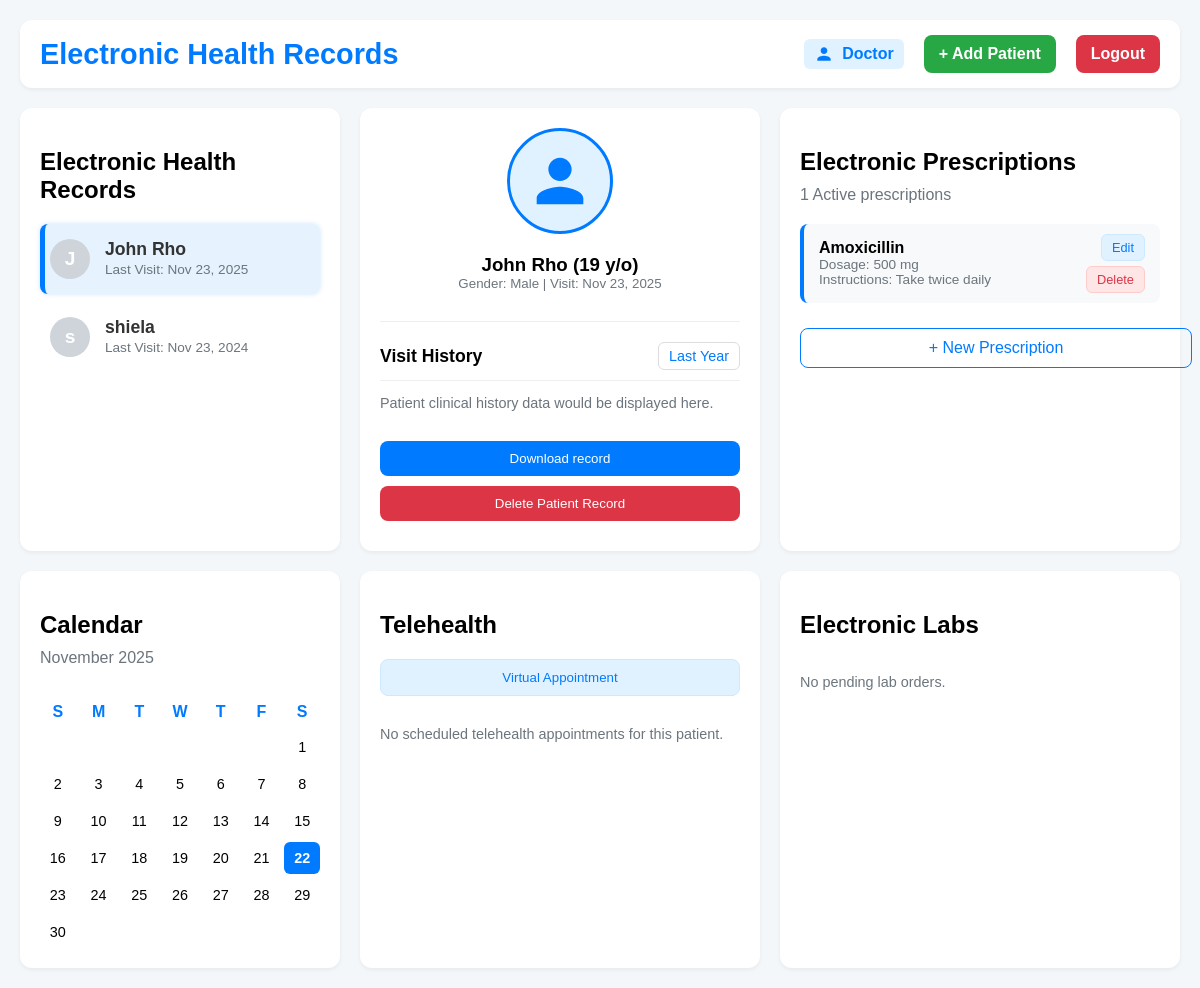
The page /patient/1 (signed in) on the database its author committed.
### app.py (models this page shows, shortened)
class User(UserMixin, db.Model):
    id = db.Column(db.Integer, primary_key=True)
    username = db.Column(db.String(100), unique=True, nullable=False)
    password_hash = db.Column(db.String(128))
    role = db.Column(db.String(20), default='doctor')
    avatar_base64 = db.Column(db.Text, default='')

class Patient(db.Model):
    id = db.Column(db.Integer, primary_key=True)
    name = db.Column(db.String(100), nullable=False)
    age = db.Column(db.Integer)
    gender = db.Column(db.String(10))
    visit_date = db.Column(db.Date, default=datetime.utcnow)
    user_id = db.Column(db.Integer, db.ForeignKey('user.id'), nullable=True)
    user = db.relationship('User', backref='patient', uselist=False)
    prescriptions = db.relationship('Prescription', backref='patient', lazy=True, cascade="all, delete-orphan")
    appointments = db.relationship('TelehealthAppointment', backref='patient', lazy=True, cascade="all, delete-orphan")
    lab_orders = db.relationship('LabOrder', backref='patient', lazy=True, cascade="all, delete-orphan")

class Prescription(db.Model):
    id = db.Column(db.Integer, primary_key=True)
    patient_id = db.Column(db.Integer, db.ForeignKey('patient.id'), nullable=False)
    medication = db.Column(db.String(150), nullable=False)
    dosage = db.Column(db.String(50))
    instructions = db.Column(db.Text)

### app.py (the view)
@app.route('/patient/<int:patient_id>')
@login_required
def dashboard(patient_id):
    if current_user.role != 'doctor':
        flash('Access denied', 'error')
        return redirect(url_for('index'))
    patients = Patient.query.order_by(Patient.visit_date.desc()).all()
    selected_patient = Patient.query.get_or_404(patient_id)
    prescriptions = selected_patient.prescriptions
    appointments = selected_patient.appointments
    lab_orders = selected_patient.lab_orders
    all_pending_labs = LabOrder.query.filter_by(status='Needs Submission').all()
    today = datetime.now()
    cal_data = {
        'month_name': today.strftime('%B %Y'),
        'days': get_calendar_data(today.year, today.month)
    }
    return render_template('dashboard_view.html',
                           patients=patients,
                           selected_patient=selected_patient,
                           prescriptions=prescriptions,
                           appointments=appointments,
                           lab_orders=lab_orders,
                           all_pending_labs=all_pending_labs,
                           calendar_data=cal_data)

### app.py (called while the page is built)
@login_manager.user_loader
def load_user(user_id):
    return User.query.get(int(user_id))

def get_calendar_data(year, month):
    cal = calendar.Calendar(firstweekday=6)
    month_data = cal.monthdays2calendar(year, month)
    current_date = datetime.now().date()
    calendar_days = []
    for week in month_data:
        for day_num, weekday in week:
            if day_num == 0:
                calendar_days.append({'day': '', 'class': 'empty', 'is_today': False})
            else:
                date_obj = datetime(year, month, day_num).date()
                is_today = date_obj == current_date
                calendar_days.append({'day': day_num, 'class': '', 'is_today': is_today})
    return calendar_days

### templates/dashboard_view.html (shortened to what this page needs)
<!DOCTYPE html>
<html lang="en">
<head>
    <link rel="stylesheet" href="{{ url_for('static', filename='styles.css') }}">
</head>
<body>
    <div class="container">
        <div class="header">
            <div class="logo">Electronic Health Records</div>
            <div class="user-actions">
                <div class="user-role-display">
                    <svg xmlns="http://www.w3.org/2000/svg" viewBox="0 0 24 24" fill="#007bff">
                        <path d="M12 12c2.21 0 4-1.79 4-4s-1.79-4-4-4-4 1.79-4 4 1.79 4 4 4zm0 2c-2.67 0-8 1.34-8 4v2h16v-2c0-2.66-5.33-4-8-4z"/>
                    </svg>
                    <span>{{ current_user.role|capitalize }}</span>
                </div>
                <a href="{{ url_for('add_patient') }}" class="btn-header" style="margin-left: 10px;">
                    + Add Patient
                </a>
                <a href="{{ url_for('logout') }}" class="btn-header" style="background-color: #dc3545; margin-left: 10px;">
                    Logout
                </a>
            </div>
        </div>
        <div class="card patients-list">
            <h2>Electronic Health Records</h2>
            {% for patient in patients %}
            <a href="{{ url_for('dashboard', patient_id=patient.id) }}" style="text-decoration: none; color: inherit;">
                <div class="patient-item {% if selected_patient and patient.id == selected_patient.id %}active{% endif %}">
                    <div class="patient-avatar">{{ patient.name[0] }}</div>
                    <div class="patient-info">
                        <strong>{{ patient.name }}</strong>
                        <small>Last Visit: {{ patient.visit_date.strftime('%b %d, %Y') }}</small>
                    </div>
                </div>
            </a>
            {% endfor %}
        </div>
        <div class="card patient-details">
            {% if selected_patient %}
                <div style="text-align: center;">
                    <div class="detail-photo" title="{{ selected_patient.name }}"></div>
                    <h3 style="margin-bottom: 0;">{{ selected_patient.name }} ({{ selected_patient.age }} y/o)</h3>
                    <small style="color: #6c757d;">Gender: {{ selected_patient.gender }} | Visit: {{ selected_patient.visit_date.strftime('%b %d, %Y') }}</small>
                </div>
                <div class="detail-info" style="margin-top: 10px;">
                    <div style="display: flex; justify-content: space-between; align-items: center; margin-bottom: 10px; border-bottom: 1px solid #f0f0f0; padding-bottom: 10px;">
                        <strong style="font-size: 1.1rem;">Visit History</strong>
                        <div style="font-size: 0.9rem; color: #007bff; border: 1px solid #ddd; padding: 5px 10px; border-radius: 6px;">Last Year</div>
                    </div>
                    <p style="color: #6c757d; font-size: 0.9rem;">Patient clinical history data would be displayed here.</p>
                    <button class="btn-primary" style="margin-top: 30px;">Download record</button>
                    <form method="POST" action="{{ url_for('delete_patient', patient_id=selected_patient.id) }}" onsubmit="return confirm('WARNING: Are you sure you want to delete {{ selected_patient.name }} and ALL their records? This cannot be undone.');">
                        <button type="submit" class="btn-primary" style="background-color: #dc3545;">
                            Delete Patient Record
                        </button>
                    </form>
                </div>
            {% else %}
                <p>No patient selected. Please add a patient to begin viewing their details.</p>
            {% endif %}
        </div>
        <div class="card prescriptions">
            <h2>Electronic Prescriptions</h2>
            {% if selected_patient %}
                <p style="color: #6c757d; margin-top: -10px; margin-bottom: 20px;">{{ prescriptions|length }} Active prescriptions</p>
            {% else %}
                <p style="color: #6c757d; margin-top: -10px; margin-bottom: 20px;">Select a patient to view their prescriptions.</p>
            {% endif %}
            {% for rx in prescriptions %}
            <div class="prescription-item">
                <div style="flex-grow: 1;">
                    <strong>{{ rx.medication }}</strong>
                    <small>Dosage: {{ rx.dosage }}</small>
                    <small>Instructions: {{ rx.instructions }}</small>
                </div>
                <div style="display: flex; flex-direction: column; align-items: flex-end; gap: 5px;">
                    <a href="{{ url_for('edit_prescription', rx_id=rx.id) }}" class="btn-elab" style="background-color: #e0f2ff; color: #007bff; border-color: #cce9ff;">Edit</a>
                    <form method="POST" action="{{ url_for('delete_prescription', rx_id=rx.id) }}" style="margin: 0;" onsubmit="return confirm('Are you sure you want to delete this prescription?');">
                        <button type="submit" class="btn-elab" style="background-color: #ffe6e6; color: #dc3545; border-color: #ffcccc;">Delete</button>
                    </form>
                </div>
            </div>
            {% endfor %}
            {% if selected_patient %}
            <a href="{{ url_for('add_prescription', patient_id=selected_patient.id) }}" class="btn-primary-ghost">
                + New Prescription
            </a>
            {% endif %}
        </div>
        <div class="card calendar-card">
            <h2>Calendar</h2>
            <p style="color: #6c757d; margin-top: -10px;">{{ calendar_data.month_name }}</p>
            <div class="calendar-grid">
                <div class="day-header">S</div><div class="day-header">M</div><div class="day-header">T</div><div class="day-header">W</div><div class="day-header">T</div><div class="day-header">F</div><div class="day-header">S</div>
                {% for day in calendar_data.days %}
                <div class="day-cell {% if day.is_today %}today{% endif %} {% if day.class == 'empty' %}empty-cell{% endif %}">
                    {{ day.day }}
                </div>
                {% endfor %}
            </div>
        </div>
        <div class="card telehealth">
            <h2>Telehealth</h2>
            <button class="btn-primary-ghost-blue">Virtual Appointment</button>
            {% if selected_patient and appointments %}
                {% for appt in appointments %}
                <div class="appointment-item">
                    <div class="appointment-info">
                        <strong>{{ selected_patient.name }}</strong>
                        <small>{{ appt.appointment_time }} | {{ appt.provider_detail }}</small>
                    </div>
                    <span class="status-badge status-scheduled">{{ appt.status }}</span>
                </div>
                {% endfor %}
            {% else %}
                <p style="color: #6c757d; font-size: 0.9rem;">No scheduled telehealth appointments for this patient.</p>
            {% endif %}
        </div>
        <div class="card labs">
            <h2>Electronic Labs</h2>
            {% if all_pending_labs %}
                {% for lab in all_pending_labs %}
                <div class="lab-item">
                    <div class="appointment-info">
                        <strong style="color: #007bff;">{{ lab.patient.name }}</strong>
                        <small>Order: {{ lab.order_type }}</small>
                        <small>Ordered by: {{ lab.ordered_by }}</small>
                    </div>
                    <div style="display: flex; flex-direction: column; align-items: flex-end;">
                        <span class="status-badge status-needs-submission" style="margin-bottom: 5px;">{{ lab.status }}</span>
                        <button class="btn-elab" style="background-color: #e0f2ff; color: #007bff; border-color: #cce9ff;">Create eLab</button>
                    </div>
                </div>
                {% endfor %}
            {% else %}
                <p style="color: #6c757d; font-size: 0.9rem;">No pending lab orders.</p>
            {% endif %}
        </div>
    </div>
</body>
</html>

### rows shown on the page
User: role "Doctor"
Patient: name "J", name "John Rho", visit_date "Nov 23, 2025", age "19", gender "Male"
Patient: name "s", name "shiela", visit_date "Nov 23, 2024"
Prescription: medication "Amoxicillin", dosage "500 mg", instructions "Take twice daily"

### other values the page prints
{{ prescriptions|length }} "1"
{{ calendar_data.month_name }} "November 2025"
{{ day.day }} "1" "2" "3" "4" "5" "6" "7" "8" "9" "10" "11" "12" "13" "14" "15" "16" "17" "18" "19" "20" "21" "22" "23" "24" "25" "26" "27" "28" "29" "30"
